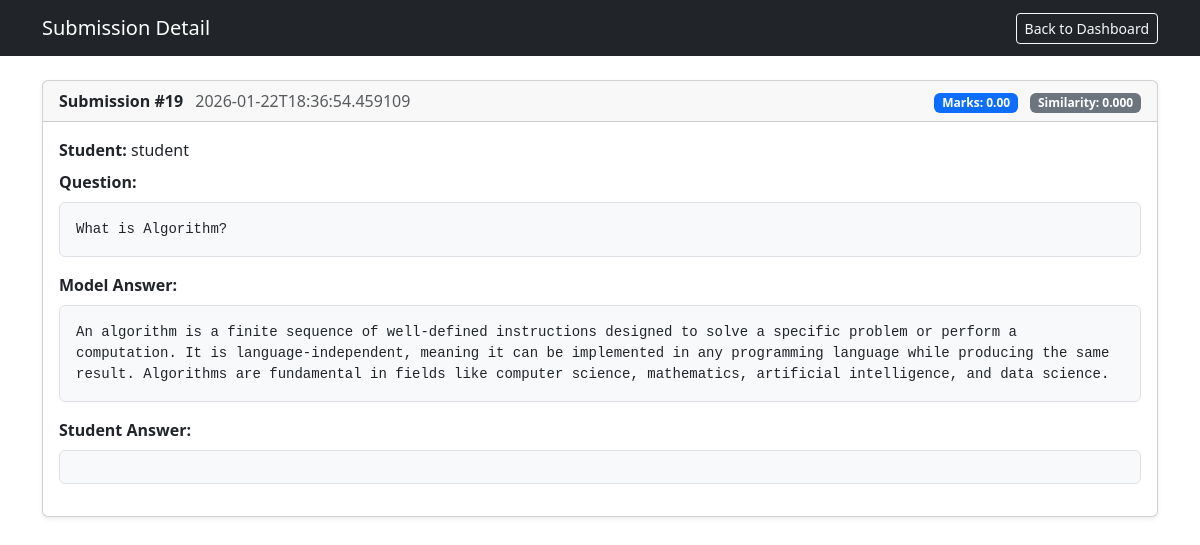
Screenshot of /teacher/submissions/19 (signed in) with the database file from the repository.
### tables this page shows
CREATE TABLE submissions (
        id INTEGER PRIMARY KEY AUTOINCREMENT,
        question_id INTEGER,
        student_id INTEGER,
        answer_text TEXT,
        marks_obtained REAL,
        similarity REAL,
        submitted_at TEXT,
        FOREIGN KEY (question_id) REFERENCES questions(id),
        FOREIGN KEY (student_id) REFERENCES students(id)
    );

CREATE TABLE students (
        id INTEGER PRIMARY KEY AUTOINCREMENT,
        name TEXT,
        email TEXT UNIQUE,
        password TEXT
    );

CREATE TABLE questions (
        id INTEGER PRIMARY KEY AUTOINCREMENT,
        teacher_id INTEGER,
        question_text TEXT,
        model_answer TEXT,
        max_marks INTEGER,
        created_at TEXT, allow_resubmission INTEGER DEFAULT 0, deadline_at TEXT, open_at TEXT, close_at TEXT,
        FOREIGN KEY (teacher_id) REFERENCES teachers(id)
    );

### app.py (the view)
@app.route('/teacher/submissions/<int:submission_id>')
def teacher_submission_detail(submission_id):
    if session.get('role') != 'teacher':
        return redirect(url_for('index'))
    teacher_id = session.get('teacher_id')
    conn = init_db()
    cur = conn.cursor()
    cur.execute('''
        SELECT s.id, st.name, q.question_text, q.model_answer, s.answer_text, s.marks_obtained, s.similarity, s.submitted_at
        FROM submissions s
        JOIN students st ON s.student_id = st.id
        JOIN questions q ON s.question_id = q.id
        WHERE s.id = ? AND q.teacher_id = ?
    ''', (submission_id, teacher_id))
    row = cur.fetchone()
    conn.close()
    if not row:
        flash('Submission not found.', 'error')
        return redirect(url_for('teacher_dashboard'))
    return render_template('submission_detail.html', submission=row)

### app.py (called while the page is built)
def init_db():
    conn = sqlite3.connect('results.db')
    return conn

### templates/submission_detail.html (shortened to what this page needs)
<!DOCTYPE html>
<html lang="en">
<head>
  <link rel="stylesheet" href="https://cdn.jsdelivr.net/npm/bootstrap@5.3.2/dist/css/bootstrap.min.css">
</head>
<body>
  <nav class="navbar navbar-expand-lg navbar-dark bg-dark">
    <div class="container">
      <a class="navbar-brand" href="#">Submission Detail</a>
      <div class="ms-auto">
        <a class="btn btn-outline-light btn-sm" href="{{ url_for('teacher_dashboard') }}">Back to Dashboard</a>
      </div>
    </div>
  </nav>
  <div class="container py-4">
    <div class="row g-4">
      <div class="col-12">
        <div class="card shadow-sm">
          <div class="card-header d-flex justify-content-between align-items-center">
            <div>
              <strong>Submission #{{ submission[0] }}</strong>
              <span class="text-muted ms-2">{{ submission[7] }}</span>
            </div>
            <div>
              <span class="badge bg-primary">Marks: {{ '%.2f'|format(submission[5]) }}</span>
              <span class="badge bg-secondary ms-2">Similarity: {{ '%.3f'|format(submission[6]) }}</span>
            </div>
          </div>
          <div class="card-body">
            <div class="mb-2"><strong>Student:</strong> {{ submission[1] }}</div>
            <div class="mb-2"><strong>Question:</strong></div>
            <pre class="p-3 bg-light border rounded">{{ submission[2] }}</pre>
            <div class="mb-2"><strong>Model Answer:</strong></div>
            <pre class="p-3 bg-light border rounded">{{ submission[3] }}</pre>
            <div class="mb-2"><strong>Student Answer:</strong></div>
            <pre class="p-3 bg-light border rounded">{{ submission[4] }}</pre>
          </div>
        </div>
      </div>
    </div>
  </div>
</body>
</html>

### templates/submission_detail.html (style rules this page uses)
pre { white-space: pre-wrap; }

### rows the page displays
submissions: id "19", submitted_at "2026-01-22T18:36:54.459109", marks_obtained "0.00", similarity "0.000"
students: name "student"
questions: question_text "What is Algorithm?", model_answer "An algorithm is a finite sequence of well-defined instructions designed to solve a specific problem or perform a computation. It is language-independent, meaning it can be implemented in any programming language while producing the same result. Algorithms are fundamental in fields like computer science, mathematics, artificial intelligence, and data science."
